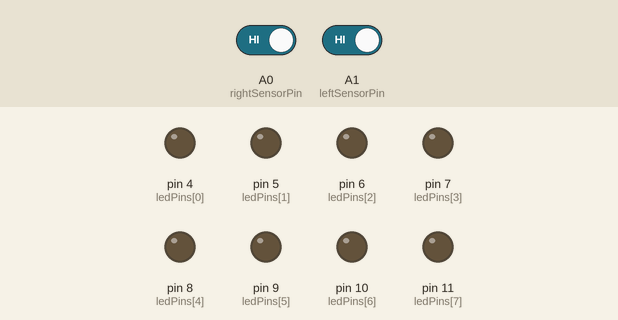
This sketch was run on a simulated Arduino Uno, built with avr-gcc and run on an emulated ATmega328P. Shown: output pins drawn as LEDs (lit = HIGH). Dashed ring = blinking. Inputs (shaded band) come from the test bench; at power-on: A0 (rightSensorPin) HIGH, A1 (leftSensorPin) HIGH.

Above: at 1.2 s.
1.3 s: A0 (rightSensorPin) driven LOW
At 1.7 s:
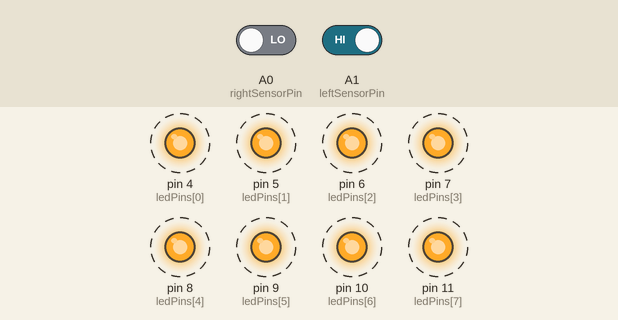
4.3 s: A1 (leftSensorPin) driven LOW
At 4.4 s:
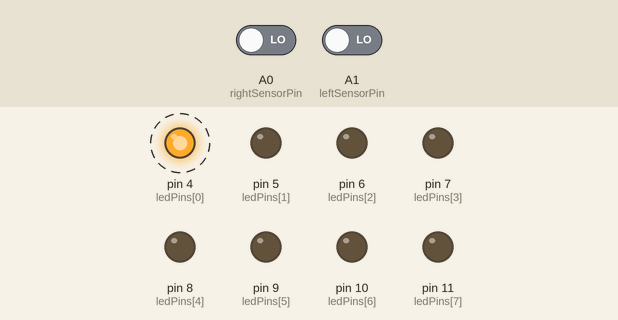
7.3 s: A1 (leftSensorPin) driven HIGH
10.3 s: A0 (rightSensorPin) driven HIGH
At 11.1 s:
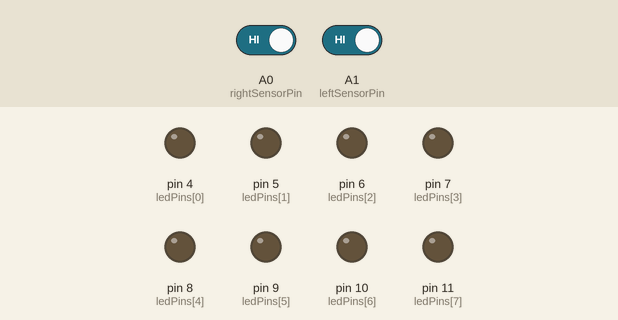
Timing chart, 0 to 12.8 s (numbered marks = the images above; inputs shaded):
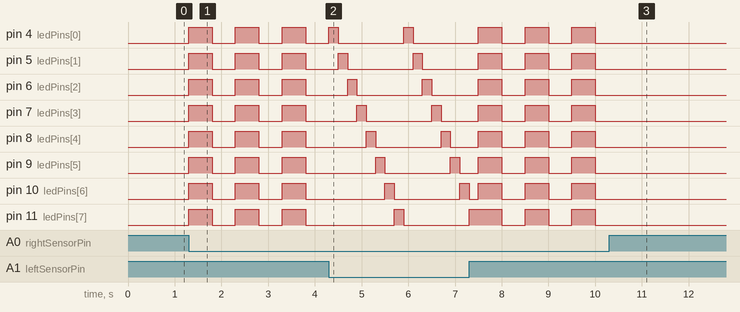

Measured:
- after the input at 1.3 s, pin 4 (ledPins[0]), pin 5 (ledPins[1]), pin 6 (ledPins[2]), pin 7 (ledPins[3]), pin 8 (ledPins[4]), pin 9 (ledPins[5]), pin 10 (ledPins[6]), pin 11 (ledPins[7]): alternates HIGH for 0.50 s and LOW for 0.50 s, starting at once
- after the input at 4.3 s, pin 4 (ledPins[0]): HIGH → LOW after 0.20 s, → HIGH 1.4 s later, → LOW 0.20 s later; pin 5 (ledPins[1]): alternates HIGH for 0.20 s and LOW for 1.4 s, starting after 0.20 s
- after the input at 10.3 s, pin 4 (ledPins[0]), pin 5 (ledPins[1]), pin 6 (ledPins[2]), pin 7 (ledPins[3]), pin 8 (ledPins[4]), pin 9 (ledPins[5]), pin 10 (ledPins[6]), pin 11 (ledPins[7]): stops changing and stays LOW

The sketch:

photomicrosensor_LEDs.ino
```cpp
const int numLEDs = 8; // Number of LEDs connected
int ledPins[] = {4, 5, 6, 7, 8, 9,10,11}; // Array to store the LED pin numbers

const int rightSensorPin = A0; // Pin number for the right photomicrosensor
const int leftSensorPin = A1;  // Pin number for the left photomicrosensor

boolean ledsOn = false; // Flag to control the state of LEDs

void setup() {
  // Initializing all LED pins as OUTPUT
  for (int i = 0; i < numLEDs; i++) {
    pinMode(ledPins[i], OUTPUT);
  }

  // Initializing photomicrosensor pins as INPUT with internal pull-up resistors
  pinMode(rightSensorPin, INPUT_PULLUP);
  pinMode(leftSensorPin, INPUT_PULLUP);
}

void loop() {
  // Checking if the right sensor is interrupted
  if (digitalRead(rightSensorPin) == LOW) {
    // Turning all LEDs on and off
    ledsOn = !ledsOn;
    if (ledsOn) {
      turnOnLEDs();
      delay(500);
      turnOffLEDs();
      delay(500);
    }
  }

  // Checking if the left sensor is interrupted
  if (digitalRead(leftSensorPin) == LOW) {
    // Blink LEDs one after another
    blinkLEDs();
  }
}

// Function to turn on all LEDs
void turnOnLEDs() {
  for (int i = 0; i < numLEDs; i++) {
    digitalWrite(ledPins[i], HIGH);
  }
}

// Function to turn off all LEDs
void turnOffLEDs() {
  for (int i = 0; i < numLEDs; i++) {
    digitalWrite(ledPins[i], LOW);
  }
}

// Function to blink LEDs one after another
void blinkLEDs() {
  for (int i = 0; i < numLEDs; i++) {
    digitalWrite(ledPins[i], HIGH);
    delay(200);
    digitalWrite(ledPins[i], LOW);
  }
}
```
